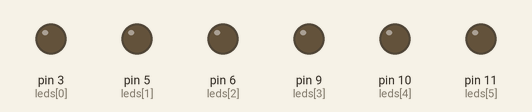
A sketch run on a simulated Arduino Uno, built with avr-gcc and run on an emulated ATmega328P. On the bench: output pins drawn as LEDs (lit = HIGH).

Above: at 0.15 s.
At 3.75 s:
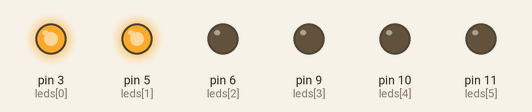
At 9.5 s:
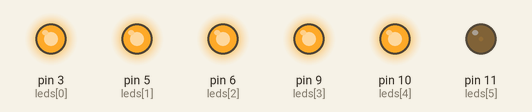
At 19.12 s:
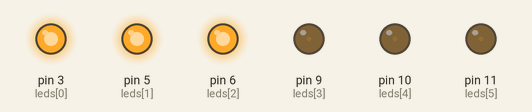
At 29.34 s:
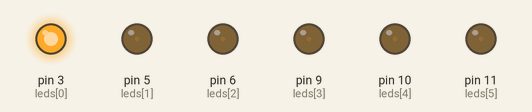
At 39.57 s:
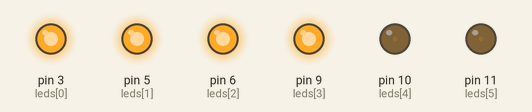
Timing chart, 0 to 39.9 s (numbered marks = the images above):
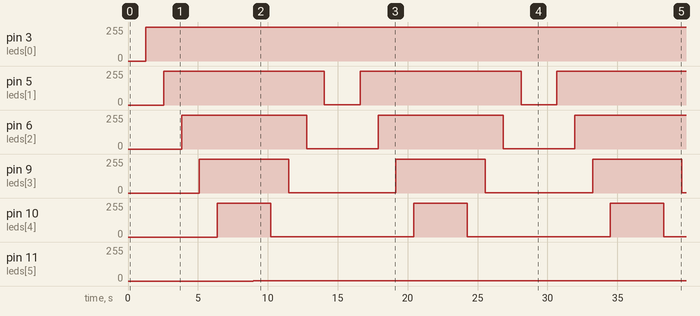

Measured:
- by itself, pin 3 (leds[0]): 0/255 → 254/255 at 1.3 s
- by itself, pin 5 (leds[1]): alternates 254/255 for 11.5 s and 1/255 for 2.6 s
- by itself, pin 6 (leds[2]): alternates 254/255 for 8.9 s and 1/255 for 5.1 s
- by itself, pin 9 (leds[3]): alternates 254/255 for 6.4 s and 1/255 for 7.7 s
- by itself, pin 10 (leds[4]): alternates 254/255 for 3.8 s and 1/255 for 10.2 s
- by itself, pin 11 (leds[5]): 0/255 → 1/255 at 8.9 s

The sketch:

sketch_3d.ino
```cpp
/*
	Accendere una serie di LED secondo la posizione di un potenziometro.
	Versione con array.
*/

const int ledNum = 6, leds[ledNum] = { 3, 5, 6, 9, 10, 11 }, ledSpeed = 5;

void setup ()
{
	for(int i=0; i<ledNum; i++)
	{
		pinMode(leds[i], OUTPUT);
	}
}

void loop ()
{
	for(int i=0; i<ledNum; i++)
	{
		for(int j=0; j<255; j++)
		{
			analogWrite(leds[i], j);
			delay(ledSpeed);
		}
	}

	for(int i=ledNum -1; i>0; i--)
	{
		for(int j=255; j>0; j--)
		{
			analogWrite(leds[i], j);
			delay(ledSpeed);
		}
	}
}
```
